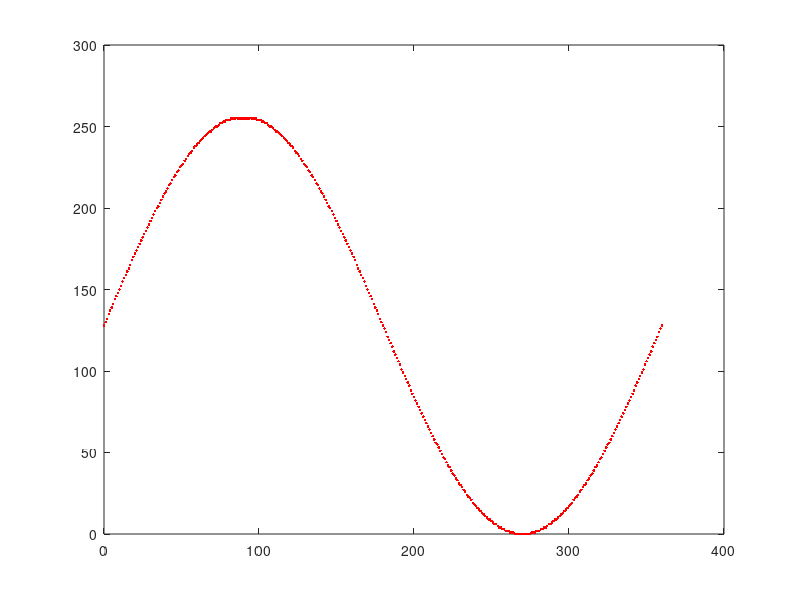

MATLAB code for this plot: (Note: this script raises an error after producing the figure.)
clc;
t=0:0.01:10;
alpha=0.01;
e=2.71;
y=10*sin(t);
%plot(t,y);
theta=0:0.1:2*pi;
seno=int32(sin(theta)*10000000/32768);
muestras = 360;


s = fopen('SineWave.vhd','w+'); %opens the output file 
fprintf(s,'library IEEE;\n');
fprintf(s,'use IEEE.STD_LOGIC_1164.ALL;\n');
fprintf(s,'use IEEE.NUMERIC_STD.ALL;\n');
fprintf(s,'use IEEE.STD_LOGIC_unsigned.ALL;\n');
fprintf(s,'entity sinewave is\n');
fprintf(s,'port (clksen :in  std_logic;\n');
fprintf(s,'dataout : out std_logic_vector(15 downto 0);\n');
fprintf(s,');\n');
fprintf(s,'end sinewave;\n');
fprintf(s,'architecture Behavioral of SineWave is\n');
 fprintf(s,'\n');
 fprintf(s,'\n');
for i=0:muestras
 x=uint8(sind(i)*128+128);   
 plot(i,x,'r');
 hold on;
numero=dec2hex(x,2);
fprintf(s,'constant D');
fprintf(s,'%d',i);
fprintf(s,': std_logic_vector(15 downto 0) := ');
fprintf(s,'x');
fprintf(s,'"');
fprintf(s,'%s',numero); 
fprintf(s,'";');
fprintf(s,'\n');
end
fprintf(s,'type rom_array is array (NATURAL range <>) of STD_LOGIC_VECTOR(15 downto 0);\n');
fprintf(s,'constant rom: rom_array := (');
for i=0:muestras
    fprintf(s3,'D%d',i);
    if i < muestras
        fprintf(s3,',');
    end
    if((i==32)||(i==32*2)||(i==32*3)||(i==32*4)||(i==32*4)||(i==32*5)||(i==32*6)||(i==32*7)||(i==32*8)||(i==32*9)||(i==32*10)||(i==32*11)||(i==32*12)) 
    fprintf(s,'\n');    
    end    
end
fprintf(s,');');
fprintf(s,'\n');
fprintf(s,'begin\n');
fprintf(s,'process(clk)\n');
fprintf(s,'variable j: integer;\n');
fprintf(s,'begin\n');
fprintf(s,'if(rising_edge(clk)) then  ');
fprintf(s,'j := conv_integer(dir);\n');
fprintf(s,'dataout <= rom(j); \n');
fprintf(s,'j<= j+1\n');
fprintf(s,'if(j=180) then\n');
fprintf(s,'j<=0;\n');
fprintf(s,'end if;\n');
fprintf(s,'end if;\n');
fprintf(s,'end process;\n');
fprintf(s,'end Behavioral;');
fprintf(s,'\n');
fprintf(s,'\n');
fprintf('terminado');
fclose(s);








s2 = fopen('SawToothWave.vhd','w+'); %opens the output file 
        fprintf(s2,'library IEEE;\n');
        fprintf(s2,'use IEEE.STD_LOGIC_1164.ALL;\n');
        fprintf(s2,'use IEEE.NUMERIC_STD.ALL;\n');
        fprintf(s2,'use IEEE.STD_LOGIC_unsigned.ALL;\n');
        fprintf(s2,'entity SawToothWave is\n');
        fprintf(s2,'port (clk :in  std_logic;\n');
        fprintf(s2,'dataout : out std_logic_vector(15 downto 0);\n');
        fprintf(s2,');\n');
        fprintf(s2,'end SawToothWave;\n');
        fprintf(s2,'architecture Behavioral of SawToothWave is\n');
        fprintf(s2,'\n');
        fprintf(s2,'\n');
for i=0:muestras
    if i < muestras/2 + 1
        numero=dec2hex(round(1.41*i),2);
        plot(i,1.41*i,'g');
        hold on;
        fprintf(s2,'constant D');
        fprintf(s2,'%d',i);
        fprintf(s2,': std_logic_vector(15 downto 0) := ');
        fprintf(s2,'x');
        fprintf(s2,'"');
        fprintf(s2,'%s',numero);
        fprintf(s2,'";');
        fprintf(s2,'\n');
    else
        numero=dec2hex(round(1.41*i-255),2);
        plot(i,1.41*i-255,'g');
        hold on;
        fprintf(s2,'constant D');
        fprintf(s2,'%d',i);
        fprintf(s2,': std_logic_vector(15 downto 0) := ');
        fprintf(s2,'x');
        fprintf(s2,'"');
        fprintf(s2,'%s',numero);
        fprintf(s2,'";');
        fprintf(s2,'\n');
    end
end
fprintf(s2,'type rom_array is array (NATURAL range <>) of STD_LOGIC_VECTOR(15 downto 0);\n');
fprintf(s2,'constant rom: rom_array := (');
for i=0:muestras
    fprintf(s3,'D%d',i);
    if i < muestras
        fprintf(s3,',');
    end
    if((i==32)||(i==32*2)||(i==32*3)||(i==32*4)||(i==32*4)||(i==32*5)||(i==32*6)||(i==32*7)||(i==32*8)||(i==32*9)||(i==32*10)||(i==32*11)||(i==32*12)) 
    fprintf(s2,'\n');    
    end    
end
fprintf(s2,');');
fprintf(s2,'\n');
fprintf(s2,'begin\n');
fprintf(s2,'process(clk)\n');
fprintf(s2,'variable j: integer;\n');
fprintf(s2,'begin\n');
fprintf(s2,'if(rising_edge(clk)) then  ');
fprintf(s2,'j := conv_integer(dir);\n');
fprintf(s2,'dataout <= rom(j); \n');
fprintf(s2,'j<= j+1\n');
fprintf(s2,'if(j=180) then\n');
fprintf(s2,'j<=0;\n');
fprintf(s2,'end if;\n');
fprintf(s2,'end if;\n');
fprintf(s2,'end process;\n');
fprintf(s2,'end Behavioral;');
fprintf(s2,'\n');
fprintf(s2,'\n');
fprintf('terminado');
fclose(s2);











s3 = fopen('TriangleWave.vhd','w+'); %opens the output file 
fprintf(s3,'library IEEE;\n');
fprintf(s3,'use IEEE.STD_LOGIC_1164.ALL;\n');
fprintf(s3,'use IEEE.NUMERIC_STD.ALL;\n');
fprintf(s3,'use IEEE.STD_LOGIC_unsigned.ALL;\n');
fprintf(s3,'entity TriangleWave is\n');
fprintf(s3,'port (clksen :in  std_logic;\n');
fprintf(s3,'dataout : out std_logic_vector(15 downto 0);\n');
fprintf(s3,');\n');
fprintf(s3,'end TriangleWave;\n');
fprintf(s3,'architecture Behavioral of TriangleWave is\n');
 fprintf(s3,'\n');
 fprintf(s3,'\n');
for i=0:muestras
    if i < muestras/4 + 1
        numero=dec2hex(128+round(1.41*i),2);
        plot(i,128+round(1.41*i));
        hold on;
        fprintf(s2,'constant D');
        fprintf(s2,'%d',i);
        fprintf(s2,': std_logic_vector(15 downto 0) := ');
        fprintf(s2,'x');
        fprintf(s2,'"');
        fprintf(s2,'%s',numero);
        fprintf(s2,'";');
        fprintf(s2,'\n');
    elseif i < 3*muestras/4 + 1
        numero=dec2hex(383-round(1.41*i),2);
        plot(i,383-round(1.41*i));
        hold on;
        fprintf(s2,'constant D');
        fprintf(s2,'%d',i);
        fprintf(s2,': std_logic_vector(15 downto 0) := ');
        fprintf(s2,'x');
        fprintf(s2,'"');
        fprintf(s2,'%s',numero);
        fprintf(s2,'";');
        fprintf(s2,'\n');
    else
        numero=dec2hex(round(1.41*i)-380,2);
        plot(i,round(1.41*i)-380);
        hold on;
        fprintf(s2,'constant D');
        fprintf(s2,'%d',i);
        fprintf(s2,': std_logic_vector(15 downto 0) := ');
        fprintf(s2,'x');
        fprintf(s2,'"');
        fprintf(s2,'%s',numero);
        fprintf(s2,'";');
        fprintf(s2,'\n');    
    end
end
fprintf(s3,'type rom_array is array (NATURAL range <>) of STD_LOGIC_VECTOR(15 downto 0);\n');
fprintf(s3,'constant rom: rom_array := (');
for i=0:muestras
    fprintf(s3,'D%d',i);
    if i < muestras
        fprintf(s3,',');
    end
    if((i==32)||(i==32*2)||(i==32*3)||(i==32*4)||(i==32*4)||(i==32*5)||(i==32*6)||(i==32*7)||(i==32*8)||(i==32*9)||(i==32*10)||(i==32*11)||(i==32*12)) 
    fprintf(s3,'\n');    
    end    
end
fprintf(s3,');');
fprintf(s3,'\n');
fprintf(s3,'begin\n');
fprintf(s3,'process(clksen)\n');
fprintf(s3,'variable j: integer;\n');
fprintf(s3,'begin\n');
fprintf(s3,'if(rising_edge(clk)) then  ');
fprintf(s3,'j := conv_integer(dir);\n');
fprintf(s3,'dataout <= rom(j); \n');
fprintf(s3,'j<= j+1\n');
fprintf(s3,'if(j=180) then\n');
fprintf(s3,'j<=0;\n');
fprintf(s3,'end if;\n');
fprintf(s3,'end if;\n');
fprintf(s3,'end process;\n');
fprintf(s3,'end Behavioral;');
fprintf(s3,'\n');
fprintf(s2,'\n');
fprintf('terminado');
fclose(s3);





